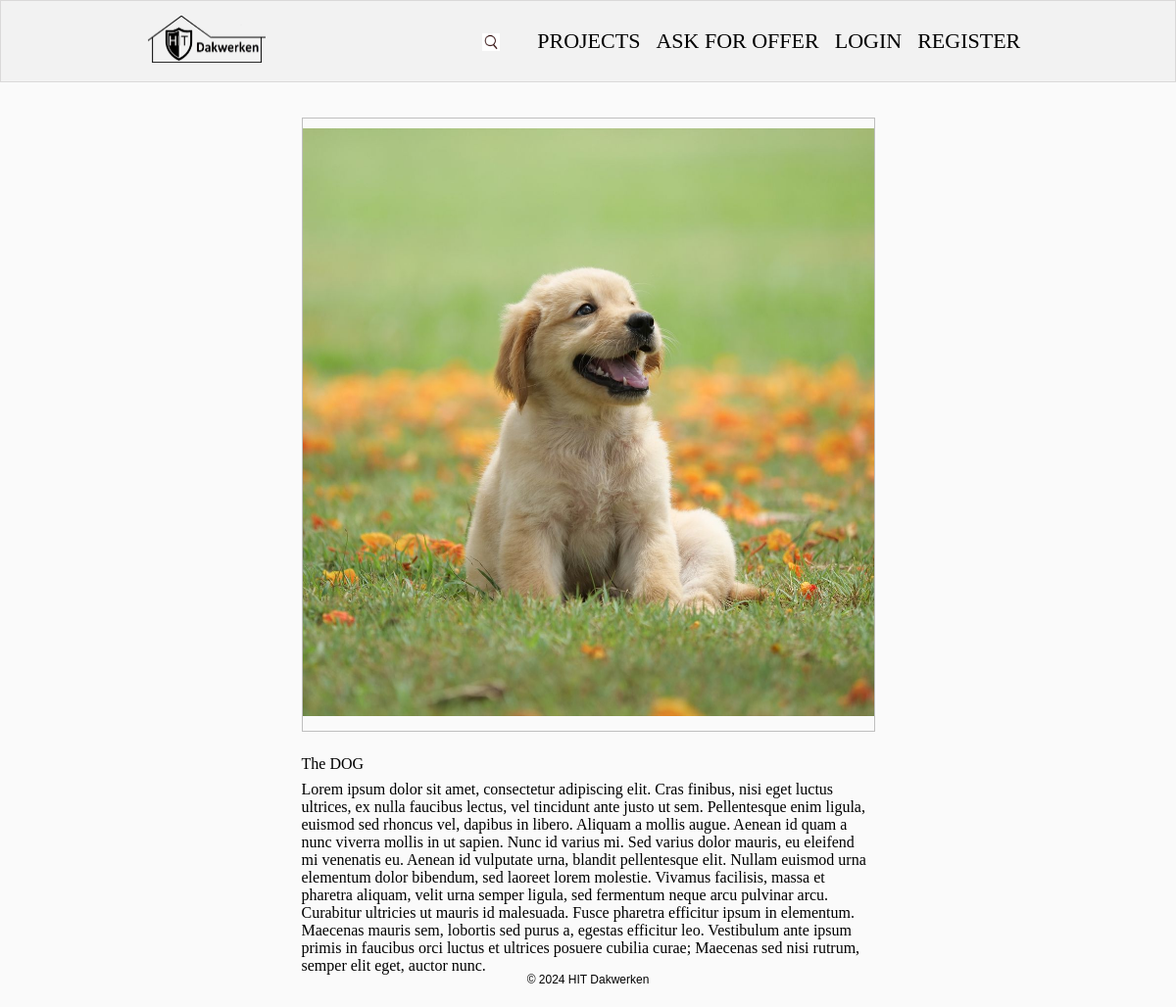
/article/details/1/, run on the app's committed database.
### hit_dakwerken/article/models.py (models this page shows, shortened)
class Article(models.Model):
    title = models.CharField(
        max_length=ARTICLE_TITLE_MAX_LENGTH,
        validators=(
            validators.MinLengthValidator(ARTICLE_TITLE_MIN_LENGTH),
        ),
    )
    content = models.TextField(
        validators=(
            validators.MinLengthValidator(ARTICLE_CONTENT_MIN_LENGTH),
        ),
    )
    authors = models.ManyToManyField(
        to=UserModel,
        related_name='articles',
    )
    published_on = models.DateTimeField(
        auto_now_add=True,
    )
    edited_on = models.DateTimeField(
        auto_now=True,
    )
    image = models.ImageField(
        upload_to='static/images/',
        null=True,
        blank=True,
    )

### hit_dakwerken/article/views.py (the view)
# urls.py: path('details/<int:pk>/', ArticleDetailsView.as_view(), name='article details'),
class ArticleDetailsView(views.DetailView):
    model = models.Article
    template_name = 'articles/article-details.html'

### templates/articles/article-details.html (shortened to what this page needs)
{% extends 'base.html' %}
{% load static %}
{% block content %}
    <div class="container">
        <div class="col-9">
            <div class="card">
                <div class="imgBx" id="{{ article.pk }}">
                    <img src="/media/{{ article.image }}" alt="post" class="cover">
                </div>
            </div>
            <div class="bottom">
                <p class="pet-details">{{ article.title }}</p>
                <p class="pet-details">{{ article.content }}</p>
            </div>
        </div>
    </div>
{% endblock %}

### staticfiles/css/home.css (style rules this page uses)
* { margin: 0; padding: 0; box-sizing: border-box; }
body { background: #fafafa; min-height: 100vh; }
.container { padding: 15px 0; width: 75%; display: flex; align-items: center; justify-content: space-between; }
main .container { position: relative; margin-top: 60px; width: 75%; display: flex; align-items: flex-start; justify-content: space-between; }
.col-9 { width: 65%; margin: 5% auto -20px; }
.col-9 .card { margin-bottom: 20px; position: relative; width: 100%; display: inline-block; border: 1px solid rgba(7, 7, 7, 0.24); }
.cover { position: absolute; top: 0; left: 0; width: 100%; height: 100%; object-fit: cover; }
.imgBx { position: relative; width: 100%; min-height: 600px; margin: 10px 0 15px; }

### data on the page
Article: image (picture), title "The DOG", content "Lorem ipsum dolor sit amet, consectetur adipiscing elit. Cras finibus, nisi eget luctus ultrices, ex nulla faucibus lectus, vel tincidunt ante justo ut sem. Pellentesque enim ligula, euismod sed rhoncus vel, dapibus in libero. Aliquam a mollis augue. Aenean id quam a nunc viverra mollis in ut sapien. Nunc id varius mi. Sed varius dolor mauris, eu eleifend mi venenatis eu. Aenean id vulputate urna, blandit pellentesque elit. Nullam euismod urna elementum dolor bibendum, sed laoreet lorem molestie. Vivamus facilisis, massa et pharetra aliquam, velit urna semper ligula, sed fermentum neque arcu pulvinar arcu. Curabitur ultricies ut mauris id malesuada. Fusce pharetra efficitur ipsum in…"
